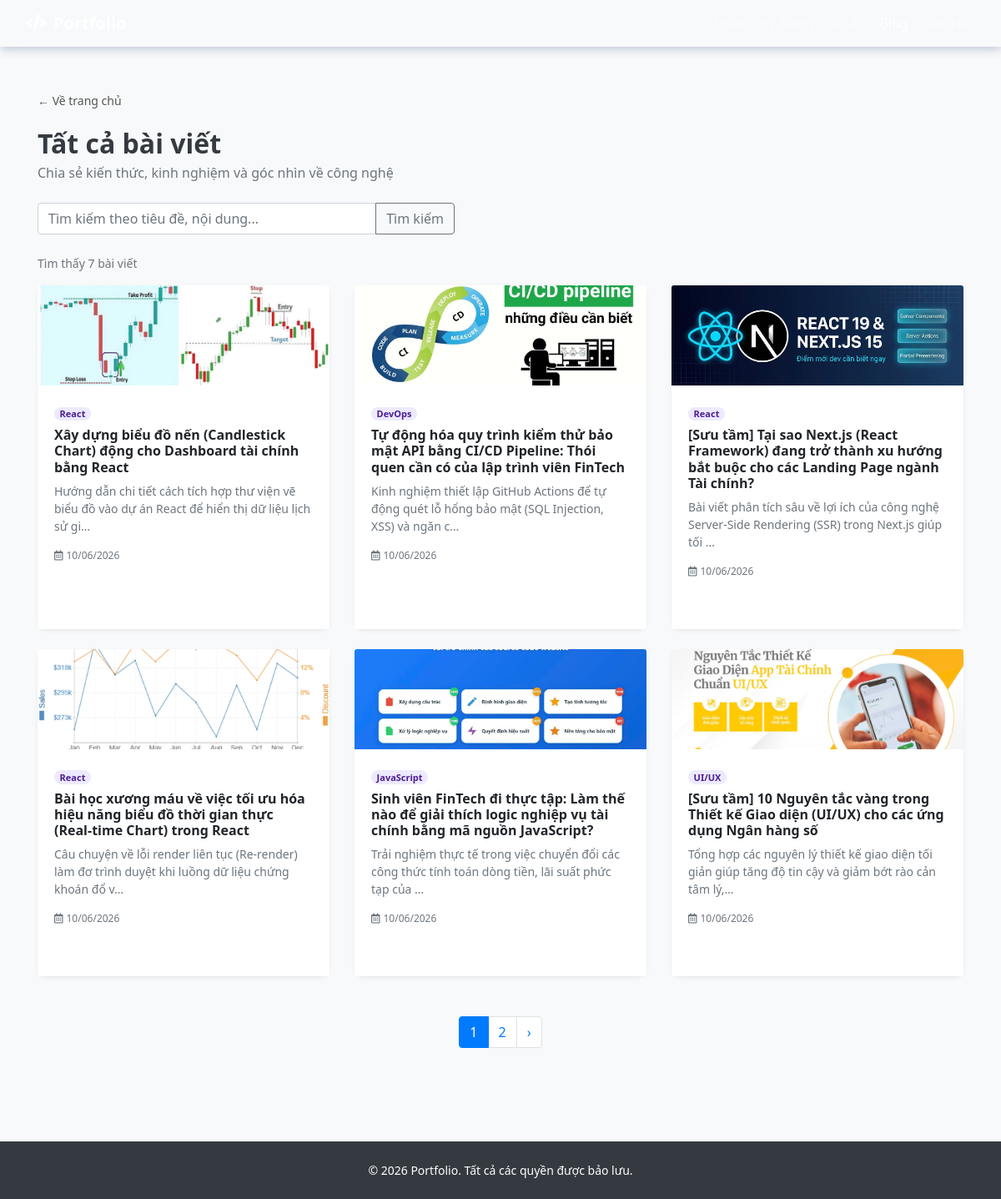
Screenshot of /blog/ with the database file from the repository.
### portfolio/models.py (models this page shows, shortened)
class Blog(models.Model):
    CATEGORY_CHOICES = [
        ('react',  'React'),
        ('js',     'JavaScript'),
        ('ui-ux',  'UI/UX'),
        ('devops', 'DevOps'),
    ]
    title       = models.CharField(max_length=200)
    summary     = models.TextField()
    category    = models.CharField(max_length=20, choices=CATEGORY_CHOICES)
    thumbnail   = models.ImageField(upload_to='blog/', blank=True, null=True)
    created_at  = models.DateTimeField(auto_now_add=True)
    is_featured = models.BooleanField(default=False)

### portfolio/views.py (the view)
# urls.py: path('blog/',               views.blog_list,       name='blog_list'),
def blog_list(request):
    qs = Blog.objects.all().order_by('-created_at')
    q = request.GET.get('q', '').strip()
    if q:
        qs = qs.filter(title__icontains=q) | qs.filter(summary__icontains=q)
    paginator = Paginator(qs, 6)
    page_obj  = paginator.get_page(request.GET.get('page'))
    context = {
        'page_obj': page_obj,
        'q': q,
        'total': qs.count(),
    }
    return render(request, 'portfolio/blogs.html', context)

### portfolio/templates/portfolio/blogs.html (shortened to what this page needs)
{% extends 'portfolio/base.html' %}
{% load static %}
{% block content %}
<div class="container py-5">
  <a href="{% url 'home' %}" class="back-btn">← Về trang chủ</a>
  <h2 class="font-weight-bold text-dark mb-1">Tất cả bài viết</h2>
  <p class="text-muted mb-4">Chia sẻ kiến thức, kinh nghiệm và góc nhìn về công nghệ</p>
  <form method="GET" class="mb-4">
    <div class="input-group" style="max-width:500px">
      <input type="text" name="q" value="{{ q }}" class="form-control"
             placeholder="Tìm kiếm theo tiêu đề, nội dung...">
      <div class="input-group-append">
        <button class="btn btn-outline-secondary" type="submit">Tìm kiếm</button>
      </div>
    </div>
  </form>
  <p class="text-muted small mb-3">{% if total > 0 %}Tìm thấy {{ total }} bài viết{% endif %}</p>
  <div class="row">
    {% for blog in page_obj %}
    <div class="col-md-4 mb-4">
      <div class="card shadow-sm border-0 h-100 portfolio-card">
        {% if blog.thumbnail %}
          <img src="{{ blog.thumbnail.url }}" class="card-img-top" alt="{{ blog.title }}" style="height:120px;object-fit:cover">
        {% else %}
          <div class="card-img bg-light d-flex align-items-center justify-content-center" style="height:100px">
            <span style="font-size:32px;opacity:.4">📄</span>
          </div>
        {% endif %}
        <div class="card-body">
          <span class="badge badge-pill mb-2" style="background:#ede9fe;color:#4c1d95;font-size:11px">{{ blog.get_category_display }}</span>
          <h6 class="font-weight-bold">{{ blog.title }}</h6>
          <p class="text-secondary small">{{ blog.summary|truncatechars:100 }}</p>
          <p class="text-muted" style="font-size:12px">
            <i class="far fa-calendar-alt mr-1"></i>{{ blog.created_at|date:"d/m/Y" }}
          </p>
        </div>
        <div class="card-footer bg-white border-0">
        </div>
      </div>
    </div>
    {% endfor %}
  </div>
  <nav class="d-flex justify-content-center mt-4">
    <ul class="pagination">
      {% for num in page_obj.paginator.page_range %}
        <li class="page-item {% if num == page_obj.number %}active{% endif %}">
          <a class="page-link" href="?page={{ num }}{% if q %}&q={{ q }}{% endif %}">{{ num }}</a>
        </li>
      {% endfor %}
      {% if page_obj.has_next %}
        <li class="page-item">
          <a class="page-link" href="?page={{ page_obj.next_page_number }}{% if q %}&q={{ q }}{% endif %}">›</a>
        </li>
      {% endif %}
    </ul>
  </nav>
</div>
{% endblock %}

### static/css/style.css (style rules this page uses)
body { background-color: #f8f9fa; font-family: 'Segoe UI', Tahoma, Geneva, Verdana, sans-serif; scroll-behavior: smooth; }
.portfolio-card { transition: transform .3s ease, box-shadow .3s ease; border: none; border-radius: 10px; }
.back-btn { display: inline-flex; align-items: center; gap: 6px; font-size: 14px; color: #555; cursor: pointer; padding: 6px 0; background: none; border: none; margin-bottom: 16px; text-decoration: none; }

### rows the page displays
Blog: thumbnail (picture), category "React", title "Xây dựng biểu đồ nến (Candlestick Chart) động cho Dashboard tài chính bằng React", summary "Hướng dẫn chi tiết cách tích hợp thư viện vẽ biểu đồ vào dự án React để hiển thị dữ liệu lịch sử gi…", created_at "10/06/2026"
Blog: thumbnail (picture), category "DevOps", title "Tự động hóa quy trình kiểm thử bảo mật API bằng CI/CD Pipeline: Thói quen cần có của lập trình viên FinTech", summary "Kinh nghiệm thiết lập GitHub Actions để tự động quét lỗ hổng bảo mật (SQL Injection, XSS) và ngăn c…", created_at "10/06/2026"
Blog: thumbnail (picture), category "React", title "[Sưu tầm] Tại sao Next.js (React Framework) đang trở thành xu hướng bắt buộc cho các Landing Page ngành Tài chính?", summary "Bài viết phân tích sâu về lợi ích của công nghệ Server-Side Rendering (SSR) trong Next.js giúp tối …", created_at "10/06/2026"
Blog: thumbnail (picture), category "React", title "Bài học xương máu về việc tối ưu hóa hiệu năng biểu đồ thời gian thực (Real-time Chart) trong React", summary "Câu chuyện về lỗi render liên tục (Re-render) làm đơ trình duyệt khi luồng dữ liệu chứng khoán đổ v…", created_at "10/06/2026"
Blog: thumbnail (picture), category "JavaScript", title "Sinh viên FinTech đi thực tập: Làm thế nào để giải thích logic nghiệp vụ tài chính bằng mã nguồn JavaScript?", summary "Trải nghiệm thực tế trong việc chuyển đổi các công thức tính toán dòng tiền, lãi suất phức tạp của …", created_at "10/06/2026"
Blog: thumbnail (picture), category "UI/UX", title "[Sưu tầm] 10 Nguyên tắc vàng trong Thiết kế Giao diện (UI/UX) cho các ứng dụng Ngân hàng số", summary "Tổng hợp các nguyên lý thiết kế giao diện tối giản giúp tăng độ tin cậy và giảm bớt rào cản tâm lý,…", created_at "10/06/2026"

### other values shown
{{ total }} "7"
{{ num }} "1" "2"
{{ profile.full_name|default:"Portfolio" }} "Portfolio"
